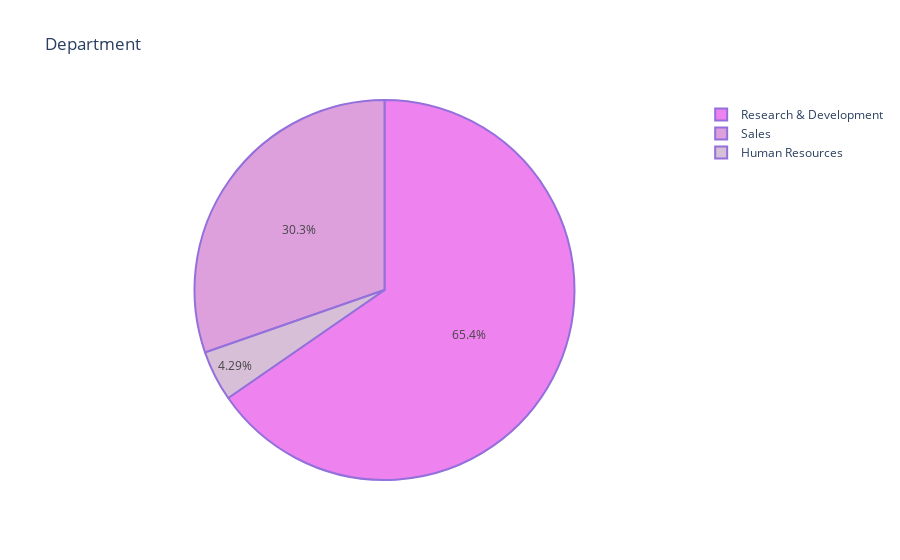

Write notebook code for a chart like this one.
### Code cell
fig = px.pie(values=hrdata['Department'].value_counts(),
             names=hrdata['Department'].value_counts().index, 
             title='Department')
fig.update_traces(marker = dict(colors = ['violet','plum','thistle'],
                                line = dict(color = "mediumpurple", width = 2)))
fig.show()

### Figure 1 — Plotly figure (JSON) as saved in the notebook; plotly's stock layout.template omitted (floating-point values rounded to 4 significant figures)
{"data": [{"domain": {"x": [0, 1], "y": [0, 1]}, "hovertemplate": "label=%{label}<br>value=%{value}<extra></extra>", "labels": ["Research & Development", "Sales", "Human Resources"], "legendgroup": "", "marker": {"colors": ["violet", "plum", "thistle"], "line": {"color": "mediumpurple", "width": 2}}, "name": "", "showlegend": true, "type": "pie", "values": [961, 446, 63]}], "layout": {"autosize": true, "legend": {"tracegroupgap": 0}, "title": {"text": "Department"}}}
